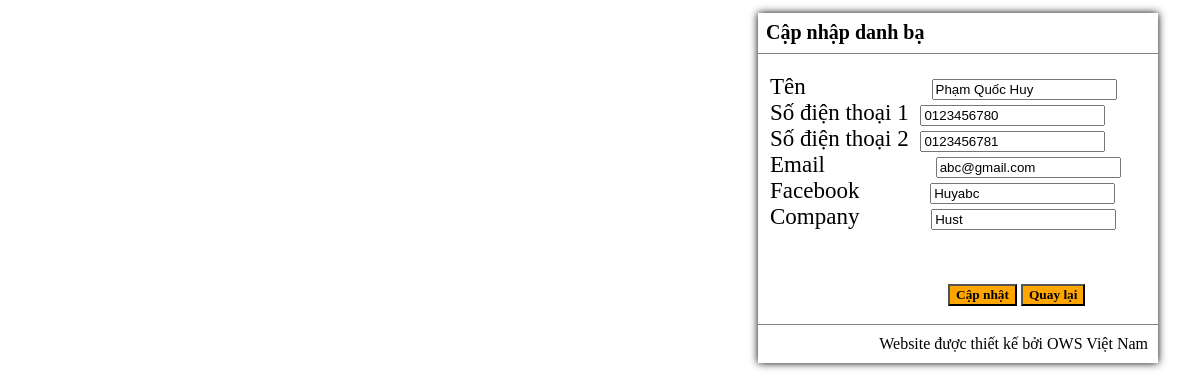
The page /Contact/edit/4 on the database its author committed.
### tables this page shows
CREATE TABLE `contacts` (
  `id` int(11) NOT NULL,
  `name` varchar(100) NOT NULL,
  `phone1` varchar(20) NOT NULL,
  `phone2` varchar(20) NOT NULL,
  `email` varchar(100) NOT NULL,
  `fb` varchar(200) NOT NULL,
  `company` varchar(100) NOT NULL
);

### application/controllers/Contact.php (called while the page is built, shortened)
<?php
class Contact extends CI_Controller
{
    public function __construct()
    {
        $this->load->model('contact_model');
        $this->load->helper('url');
    }
    public function edit($id)
    {
        $data['contact_item'] = $this->contact_model->getContact($id);
        $this->load->view('contact_edit',$data);
    }
}

### index.php (called while the page is built, shortened)
<?php
require_once BASEPATH.'core/CodeIgniter.php';

### application/models/contact_model.php (called while the page is built, shortened)
<?php
class Contact_model extends CI_Model
{
    public function getContact($id)
    {
        $query = $this->db->get_where('contacts', array('id'=>$id));
        return $query->first_row();
    }
}

### application/views/contact_edit.php (the view, shortened to what this page needs)
<!DOCTYPE html>
<html>
<head>
    <link rel = "stylesheet" type = "text/css" href = "<?php echo base_url('assets/css/contact_edit.css'); ?>">
</head>
<body>
<div id="body">
    <form method="post" action="<?php echo base_url('contact/save/' . $contact_item->id); ?>">
        <div id="header">
        <h1>Cập nhập danh bạ</h1>
        </div>
        <div id="container">
        <div id="name" class="input">
            <label for="">Tên</label>
            <input class="one" type="text" name="name" value="<?php echo $contact_item->name ?>">
        </div>
        <div class="input">
            <label for="">Số điện thoại 1</label>
            <input class="two" type="text" name="phone1" value="<?php echo $contact_item->phone1 ?>">
        </div>
        <div class="input">
            <label for="">Số điện thoại 2</label>
            <input class="two" type="text" name="phone2" value="<?php echo $contact_item->phone2 ?>">
        </div>
        <div class="input">
            <label for="">Email</label>
            <input class="three" type="text" name="email" value="<?php echo $contact_item->email ?>">
        </div>
        <div class="input">
            <label for="">Facebook</label>
            <input class="four" type="text" name="fb" value="<?php echo $contact_item->fb ?>">
        </div>
        <div class="input">
            <label for="">Company</label>
            <input class="five" type="text" name="company" value="<?php echo $contact_item->company ?>">
        </div>
        </div>
        <div id="all">
        <input id="update" type="submit" value="Cập nhật" />
        <button type="button" onclick='location.href = "<?php echo base_url(); ?>"'>Quay lại</button>
        </div>
        <div id="footer">
        <p class="footers">Website được thiết kế bởi OWS Việt Nam</p>
        </div>
    </form>
</div>
</body>
</html>

### assets/css/contact_edit.css (style rules this page uses)
form { box-shadow: 0px 0px 8px 0px rgba(0,0,0,1); width: 400px; height: 350px; margin-left: 750px; }
div#container { height: 210px; }
div#name { margin-top: 20px; }
div.input { font-family: tahoma; font-size: 23px; }
div#header { border-bottom: 1px solid gray; height: 40px; }
h1 { font-size: 20px; padding-top: 8px; padding-bottom: 5px; padding-left: 8px; }
div#all { margin-bottom: 18px; margin-left: 190px; }
div.input { padding-left: 12px; }
input#update { font-family: tahoma; font-weight: bold; background: orange; }
button { font-family: tahoma; font-weight: bold; background: orange; }
div#footer { border-top: 1px solid gray; }
p.footers { text-align: right; padding-right: 10px; margin-top: 10px; }
input.one { margin-left: 120px; }
input.two { margin-left: 6px; }
input.three { margin-left: 105px; }
input.four { margin-left: 65px; }
input.five { margin-left: 66px; }

### rows shown on the page
contacts: name "Phạm Quốc Huy", phone1 "0123456780", phone2 "0123456781", email "abc@gmail.com", fb "Huyabc", company "Hust"
